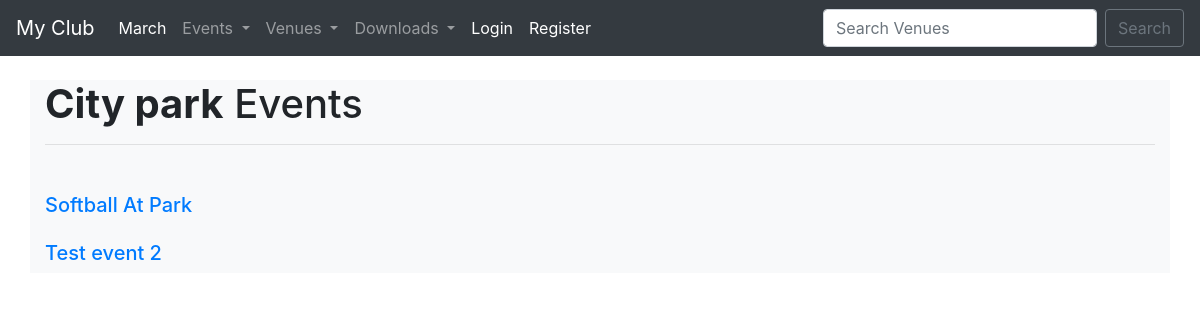
The page /venue_events/1/ on the database as committed earlier.
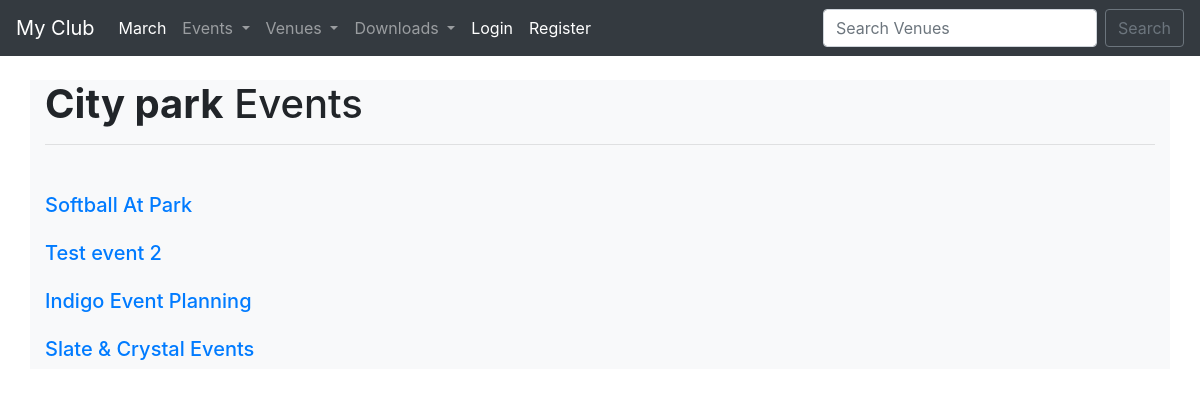
The same page on the database as committed later.
### events/models.py (models this page shows, shortened)
class Venue(models.Model):
    name = models.CharField("Vanue name", max_length=120)
    address = models.CharField(max_length=300)
    zip_code = models.CharField('Zip code', max_length=15)
    phone = models.CharField('Contact Phone', max_length=25, blank=True)
    web = models.URLField('Website Address', blank=True)
    email_address = models.EmailField('Email Address', blank=True)
    owner = models.IntegerField("Venue Owner", blank=False, default=1)
    venue_image = models.ImageField(null=True, blank=True,
                                    upload_to=make_image_path)

class Event(models.Model):
    name = models.CharField('Event Name', max_length=120)
    event_date = models.DateTimeField('Event Date')
    venue = models.ForeignKey(Venue, blank=True, null=True,
                              on_delete=models.CASCADE)
    manager = models.ForeignKey(User, blank=True, null=True,
                                on_delete=models.SET_NULL)
    description = models.TextField(blank=True)
    attendees = models.ManyToManyField(MyClubUser, blank=True)
    approved = models.BooleanField('Approved', default=False)

### events/views.py (the view)
# urls.py: path('venue_events/<venue_id>/', views.venue_events, name='venue-events'),
def venue_events(request: HttpRequest, venue_id):
    venue = Venue.objects.get(id=venue_id)
    venue_events = venue.event_set.all()
    return render(request, 'events/venue_events.html', {
        'venue_name': venue.name,
        'venue_events': venue_events
    })

### events/templates/events/venue_events.html
{% extends 'events/base.html' %}
{% block content %}
<h1><strong>{{ venue_name }}</strong> Events</h1>
<hr />
<br />
{% if venue_events %}
    {% for event in venue_events %}
        <h5 class='py-2'>
            <a href="{%  url  'update-event' event.id %}">{{ event.name }}</a>
        </h5>
    {% endfor %}
{% else %}
    <h3>No events at this moment!</h3>
{% endif %}
{% endblock %}

### events/templates/events/base.html (shortened to what this page needs)
<!doctype html>
<html lang="en">
  <head>
    <link rel="stylesheet" href="https://cdn.jsdelivr.net/npm/bootstrap@4.0.0/dist/css/bootstrap.min.css">
  </head>
  <body>
    {% include 'events/navbar.html' %}
    <br>
    <div class="container bg-light">
      {% block content %}
      {% endblock %}
    </div>
  </body>
</html>

### events/templates/events/navbar.html (shortened to what this page needs)
<nav class="navbar navbar-expand-lg navbar-dark bg-dark">
  <a class="navbar-brand" href="{% url 'home' %}">My Club</a>
  <div class="collapse navbar-collapse" id="navbarSupportedContent">
    <ul class="navbar-nav mr-auto">
      <li class="nav-item active">
        <a class="nav-link" href="{% url 'home' '2024' 'March' %}"
          >March <span class="sr-only">(current)</span></a
        >
      </li>
      <li class="nav-item dropdown">
        <a
          class="nav-link dropdown-toggle"
          href="#"
          id="navbarDropdown"
          role="button"
          data-toggle="dropdown"
          aria-haspopup="true"
          aria-expanded="false"
        >
          Events
        </a>
      </li>
      <li class="nav-item dropdown">
        <a
          class="nav-link dropdown-toggle"
          href="#"
          id="navbarDropdown"
          role="button"
          data-toggle="dropdown"
          aria-haspopup="true"
          aria-expanded="false"
        >
          Venues
        </a>
      </li>
      <li class="nav-item dropdown">
        <a
          class="nav-link dropdown-toggle"
          href="#"
          id="navbarDropdown"
          role="button"
          data-toggle="dropdown"
          aria-haspopup="true"
          aria-expanded="false"
        >
          Downloads
        </a>
      </li>
      {% if user.is_authenticated %}
      {% if user.is_superuser %}
        <li class="nav-item active">
          <a class="nav-link" href="{% url 'admin-approval' %}">Admin Approvals<span class="sr-only">(current)</span></a>
        </li>
      {% endif %}
      <li class="nav-item active">
        <a class="nav-link" href="{% url 'logout' %}"
          >Logout<span class="sr-only">(current)</span></a
        >
      </li>
      {% else %}
      <li class="nav-item active">
        <a class="nav-link" href="{% url 'login' %}"
          >Login<span class="sr-only">(current)</span></a
        >
      </li>
      <li class="nav-item active">
        <a class="nav-link" href="{% url 'register-user' %}"
          >Register<span class="sr-only">(current)</span></a
        >
      </li>
      {% endif %}
    </ul>
    <form
      class="form-inline my-2 my-lg-0"
      method="POST"
      action="{% url 'search-venues' %}"
    >
      <input
        class="form-control mr-sm-2"
        type="search"
        placeholder="Search Venues"
        aria-label="Search"
        name="searched"
      />
      <button class="btn btn-outline-secondary my-2 my-sm-0" type="submit">
        Search
      </button>
    </form>
  </div>
</nav>

Rows that differ between the two databases and show on the page:
added Event: name "Indigo Event Planning"
added Event: name "Slate & Crystal Events"
